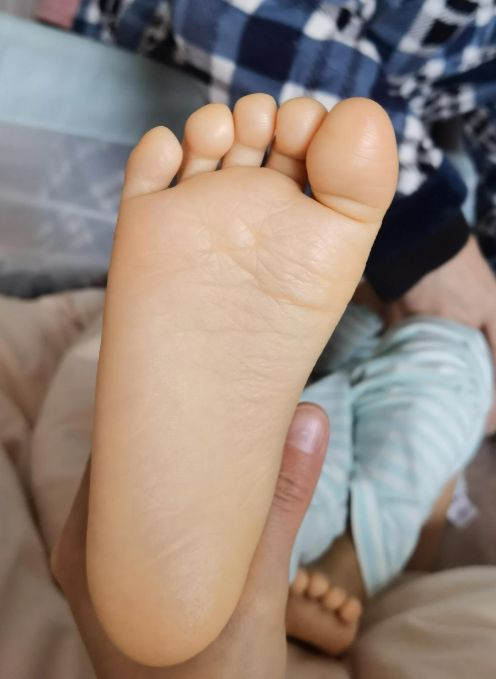
#> input picture python/Demo/01_foreground.png, 496 x 679 px; its folder holds only this picture in this run
$ python main.py
#> lines starting #> are read from the running program, lines starting #| are printed output that depends on the picture; after the words box and inside, x2 and y2 are one past the last pixel; in counts of white or black regions, pixels touching at a corner belong together
#提取脚掌生成脚印 by Xiao.DU

import os
import cv2
from PIL import Image
import numpy as np

# 设置工作目录
os.chdir("/workspace/foot_cv/")

# 创建结果目录
result_dir = "./Demo/result"
if not os.path.exists(result_dir):
    os.makedirs(result_dir)

# 遍历 Demo 目录下的所有图片文件
image_files = [f for f in os.listdir("./Demo") if f.endswith(".png") or f.endswith(".jpg")]

for filename in image_files:
    print(f"处理图片: {filename}")

    # 读取图片，支持透明通道
    image = cv2.imread("./Demo/" + filename, cv2.IMREAD_UNCHANGED)
#> image is the input picture: shape (679, 496, 4); mean B, G, R, A 123.1, 133.1, 148.5, 100.9

    # 检查图像是否有 Alpha 通道
    if image.shape[2] == 4:
        bgr = image[:, :, :3]  # 获取 BGR 通道
        alpha = image[:, :, 3]  # 获取 Alpha 通道
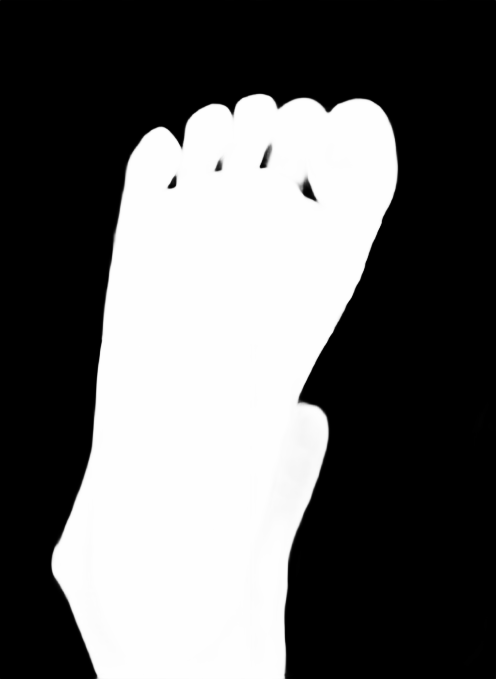
#> alpha: shape (679, 496); min 0, max 255, mean 100.9
    else:
        raise ValueError("图像没有 Alpha 通道")

    # 将 BGR 图像转换为灰度图像
    gray = cv2.cvtColor(bgr, cv2.COLOR_BGR2GRAY)
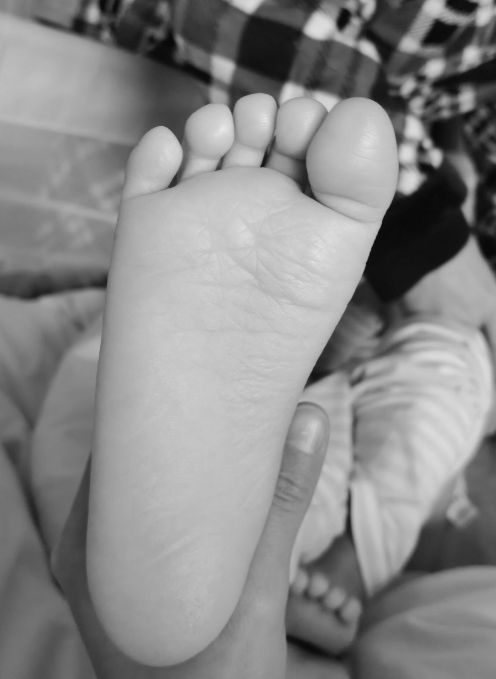
#> gray: shape (679, 496); min 1, max 232, mean 136.6

    # 定义浮雕效果的卷积核
    kernel = np.array([[-2, -1, 0],
                       [-1,  1, 1],
                       [ 0,  1, 2]])
    kernel = np.array([[-4, -2, 0],
                       [-2,  1, 2],
                       [ 0,  2, 4]])
    kernel = np.array([[-6, -4, 0],
                       [-4,  1, 4],
                       [ 0,  4, 6]])
    kernel = np.array([[-8, -6, 0],
                       [-6,  1, 6],
                       [ 0,  6, 8]])
    kernel = np.array([[-10, -8, 0],
                   [-8,  1, 8],
                   [ 0,  8, 10]])
    # 应用卷积核，生成浮雕效果
    embossed = cv2.filter2D(gray, -1, kernel)
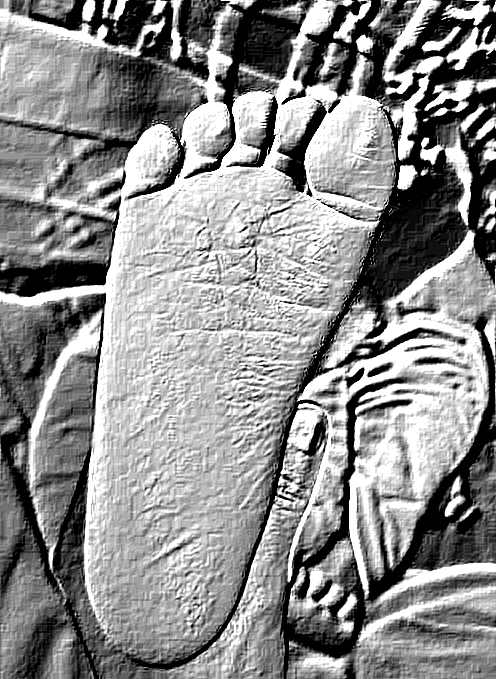
#> embossed: shape (679, 496); min 0, max 255, mean 141

    # 归一化浮雕效果图像
    normalized = cv2.normalize(embossed, None, 0, 255, cv2.NORM_MINMAX)

    # 将灰度图像转换回 BGR
    embossed_bgr = cv2.cvtColor(normalized, cv2.COLOR_GRAY2BGR)

    # 设置前景色和背景色
    foreground_color = np.array([111, 193, 222], dtype=np.uint8)  # 金黄色
    background_color = np.array([0, 0, 0], dtype=np.uint8)        # 黑色

    # 创建浮雕效果的彩色图像
    embossed_color = np.where(embossed_bgr > 128, foreground_color, background_color)
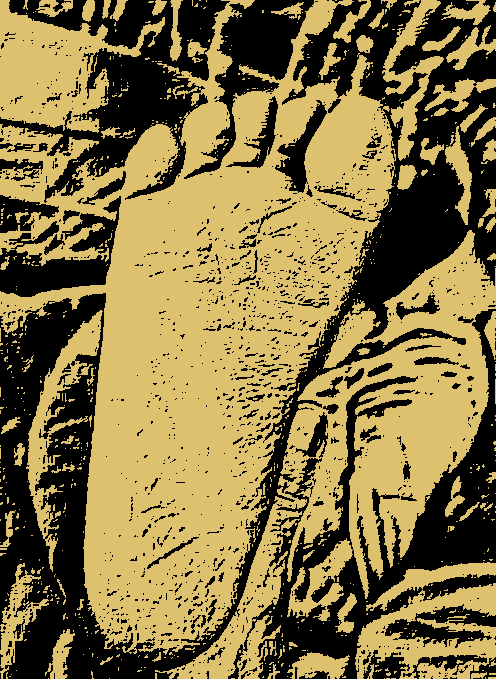
#> embossed_color: shape (679, 496, 3); mean B, G, R 66.1, 115, 132.3

    # 合并处理后的 BGR 图像和原始 Alpha 通道
    result = cv2.merge((embossed_color, alpha))

    # 保存结果
    cv2.imwrite(f"./Demo/result/{filename}_gold.png", result)

    # 删除黑色纹理

    # 读取图片，支持透明通道
    image = cv2.imread(f"./Demo/result/{filename}_gold.png", cv2.IMREAD_UNCHANGED)

    # 检查图像是否有 Alpha 通道
    if image.shape[2] == 4:
        bgr = image[:, :, :3]  # 获取 BGR 通道
        alpha = image[:, :, 3]  # 获取 Alpha 通道
    else:
        raise ValueError("图像没有 Alpha 通道")

    # 分离通道
    bgr = image[:, :, :3]
    alpha = image[:, :, 3]

    # 定义黑色阈值范围 (可以调整以适应不同黑色程度)
    lower_black = np.array([0, 0, 0], dtype=np.uint8)
    upper_black = np.array([30, 30, 30], dtype=np.uint8)  # 允许一定灰度的黑色

    # 创建黑色掩码
    black_mask = cv2.inRange(bgr, lower_black, upper_black)
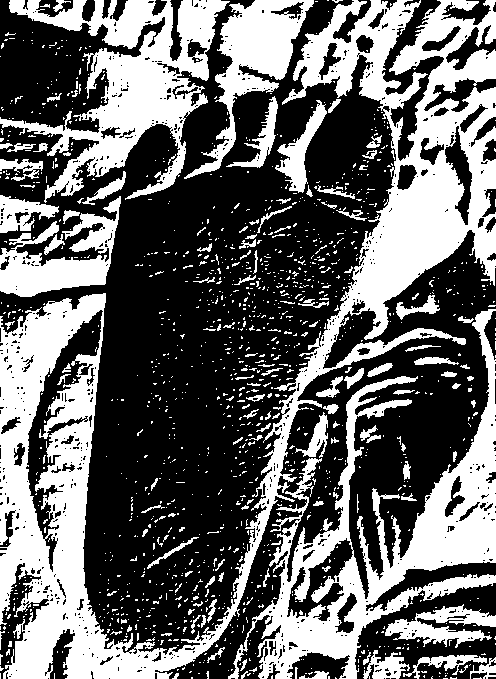
#> black_mask: shape (679, 496); 40.4% white; 1353 white regions (1222 under 20 px), largest, box (x1, y1, x2, y2) and area: (0, 0, 496, 679) 62872, (228, 309, 496, 679) 24055, (0, 0, 230, 203) 17135

    # 计算黑色区域的比例
    black_ratio = np.sum(black_mask > 0) / black_mask.size
#> black_ratio = 0.404

    # 判断黑色区域是否超过50%
    if black_ratio > 0.5:
        # 设置黑色区域为黄色
        bgr[black_mask > 0] = [111, 193, 222]  # 黄色
        # 将其他区域的 Alpha 设置为 0 (透明)
        alpha[black_mask == 0] = 0
    else:
        # 将黑色区域的 Alpha 设置为 0 (透明)
        alpha[black_mask > 0] = 0
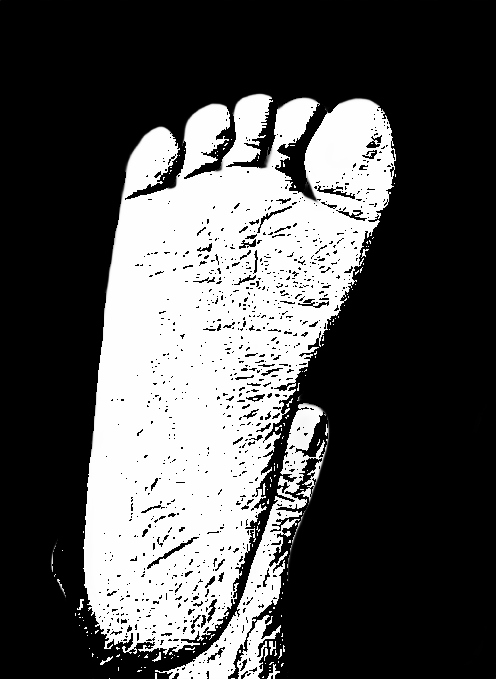
#> alpha: shape (679, 496); 8.41% of pixels changed, all inside (x1, y1, x2, y2) = (0, 0, 496, 679)

    # 合并 BGR 和更新后的 Alpha 通道
    final_result = cv2.merge((bgr, alpha))

    # 保存最终结果
    cv2.imwrite(f"./Demo/result/{filename}_result.png", final_result)

print("所有图片处理完成。")

# 将所有result.png转换为平面图
def convert_to_flat_view():
    print("开始将result.png图像转换为平面图...")

    # 获取所有result.png文件
    result_files = [f for f in os.listdir(result_dir) if f.endswith("_result.png")]

    for filename in result_files:
        print(f"转换图片为平面图: {filename}")

        # 读取图片
        image_path: str = os.path.join(result_dir, filename)
        image: cv2.Mat | np.ndarray[os.Any, np.dtype[np.integer[os.Any] | np.floating[os.Any]]] = cv2.imread(image_path, cv2.IMREAD_UNCHANGED)

        # 检查图像是否有Alpha通道
        if image.shape[2] == 4:
            # 分离通道
            bgr = image[:, :, :3]
            alpha = image[:, :, 3]

            # 创建纯白色背景
            white_bg = np.ones_like(bgr) * 255

            # 为非透明区域创建掩码
            mask = alpha > 0
            mask = np.stack([mask, mask, mask], axis=2)

            # 将足迹图像叠加到白色背景上
            flat_view = np.where(mask, bgr, white_bg)

            # 保存平面图
            flat_view_path = os.path.join(result_dir, f"{filename.replace('_result.png', '_flat.png')}")
            cv2.imwrite(flat_view_path, flat_view)
        else:
            print(f"图像 {filename} 没有Alpha通道，跳过处理")

    print("所有图片平面图转换完成。")

# 执行平面图转换
convert_to_flat_view()

$ run again, on python/Demo/07熙熙_foreground.png
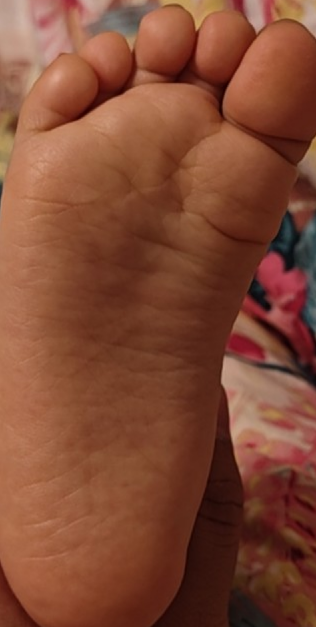
#> input picture python/Demo/07熙熙_foreground.png, 316 x 627 px
#> image is the input picture: shape (627, 316, 4); mean B, G, R, A 52.3, 73.7, 129.2, 193.1
#> `black_mask = cv2.inRange(bgr, lower_black, upper_black)`:
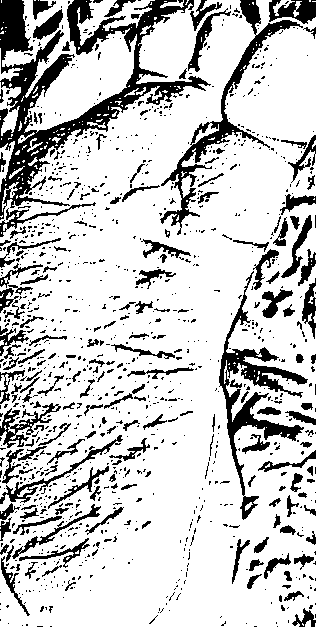
#> black_mask: shape (627, 316); 79% white; 1131 black regions (950 under 20 px), largest, box (x1, y1, x2, y2) and area: (0, 0, 211, 220) 10744, (219, 271, 308, 520) 3810, (160, 0, 303, 235) 3265
#> black_ratio = 0.79
#> `alpha[black_mask == 0] = 0`:
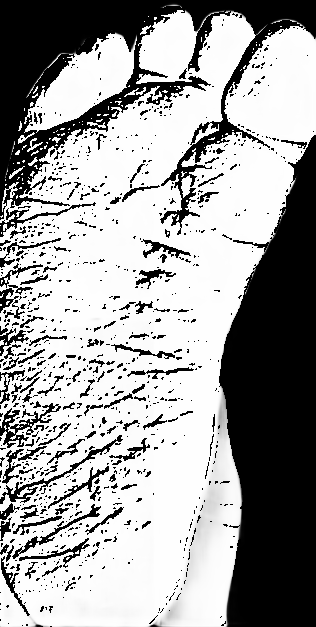
#> alpha: shape (627, 316); min 0, max 255, mean 161.3

$ run again, on python/Demo/08球球_foreground.png
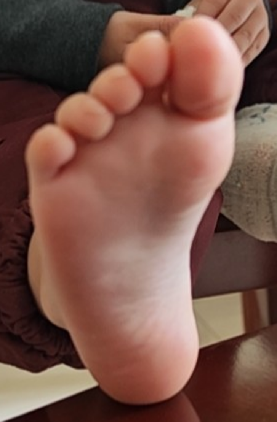
#> input picture python/Demo/08球球_foreground.png, 277 x 422 px
#> image is the input picture: shape (422, 277, 4); mean B, G, R, A 74.1, 85.6, 123.7, 189.3
#> `black_mask = cv2.inRange(bgr, lower_black, upper_black)`:
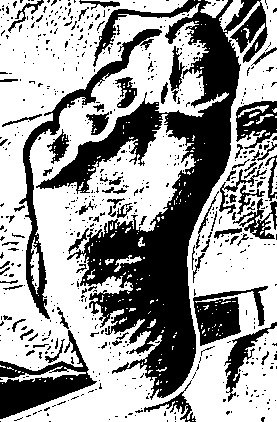
#> black_mask: shape (422, 277); 61.2% white; 644 black regions (565 under 20 px), largest, box (x1, y1, x2, y2) and area: (36, 0, 268, 400) 26244, (19, 29, 162, 319) 3300, (0, 330, 97, 419) 3114
#> black_ratio = 0.612
#> `alpha[black_mask == 0] = 0`:
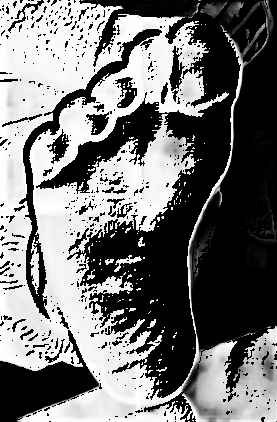
#> alpha: shape (422, 277); min 0, max 255, mean 115.7

$ run again, on python/Demo/02_foreground.png
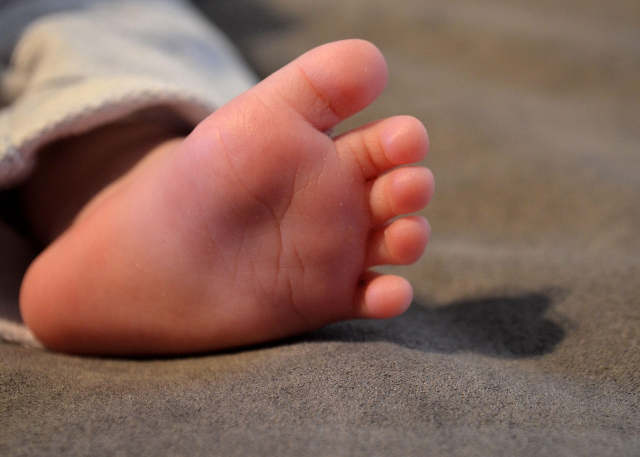
#> input picture python/Demo/02_foreground.png, 1280 x 914 px (shown at 1/2 size)
#> image is the input picture: shape (914, 1280, 4); mean B, G, R, A 89.2, 100.9, 134.5, 90.4
#> `black_mask = cv2.inRange(bgr, lower_black, upper_black)`:
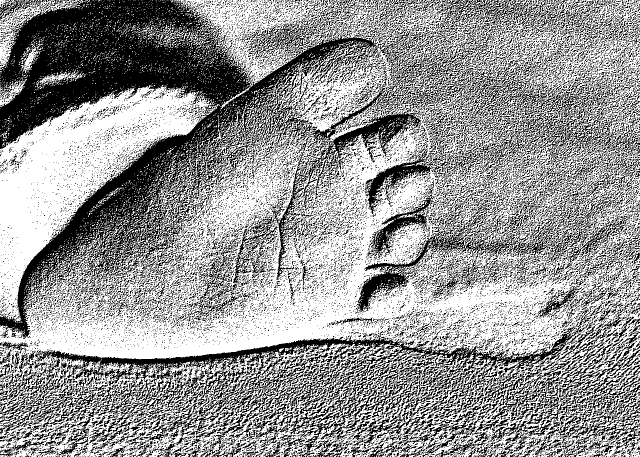
#> black_mask: shape (914, 1280) (shown at 1/2 size); 58.7% white; 20181 black regions (18260 under 20 px), largest, box (x1, y1, x2, y2) and area: (0, 0, 758, 678) 139703, (0, 643, 1181, 914) 65398, (465, 221, 843, 567) 12412
#> black_ratio = 0.587
#> `alpha[black_mask == 0] = 0`:
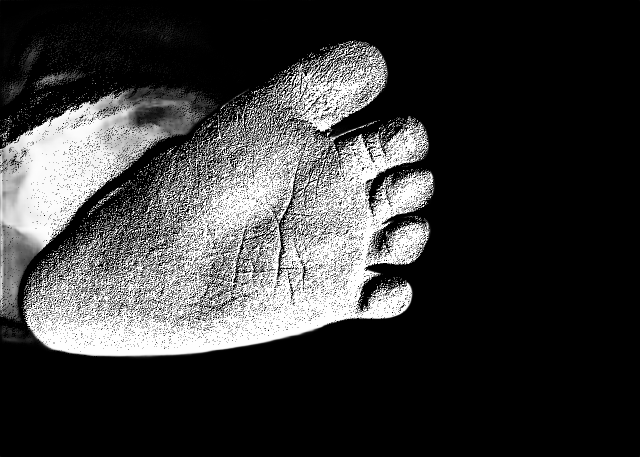
#> alpha: shape (914, 1280) (shown at 1/2 size); min 0, max 255, mean 57.6
